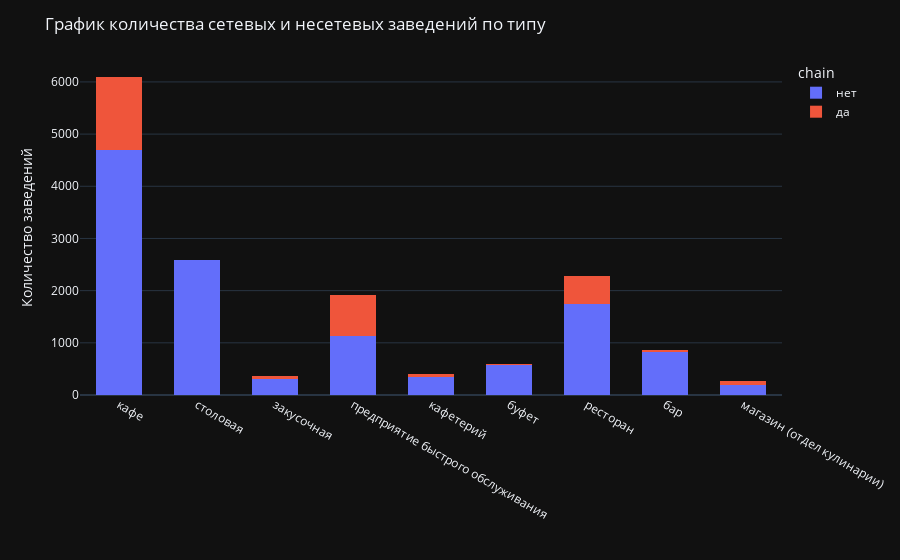

The cell this chart's notebook holds for it:
### Code cell
total_rest_graph_obj_type = px.histogram(data, x='object_type', color='chain')

total_rest_graph_obj_type.update_layout(
    title_text='График количества сетевых и несетевых заведений по типу',
    xaxis_title_text='',
    yaxis_title_text='Количество заведений',
    bargroupgap=0,
    bargap=0.4,
    barmode='stack',
    template='plotly_dark'
)

total_rest_graph_obj_type.show()

### Figure 1 — Plotly figure (JSON) as saved in the notebook; plotly's stock layout.template omitted (floating-point values rounded to 4 significant figures; data arrays with more than 128 entries replaced by an {"elided": "..."} marker saying what was removed)
{"data": [{"alignmentgroup": "True", "bingroup": "x", "hovertemplate": "chain=нет<br>object_type=%{x}<br>count=%{y}<extra></extra>", "legendgroup": "нет", "marker": {"color": "#636efa", "pattern": {"shape": ""}}, "name": "нет", "offsetgroup": "нет", "orientation": "v", "showlegend": true, "type": "histogram", "x": {"elided": "12398 str values"}, "xaxis": "x", "yaxis": "y"}, {"alignmentgroup": "True", "bingroup": "x", "hovertemplate": "chain=да<br>object_type=%{x}<br>count=%{y}<extra></extra>", "legendgroup": "да", "marker": {"color": "#EF553B", "pattern": {"shape": ""}}, "name": "да", "offsetgroup": "да", "orientation": "v", "showlegend": true, "type": "histogram", "x": {"elided": "2968 str values"}, "xaxis": "x", "yaxis": "y"}], "layout": {"bargap": 0.4, "bargroupgap": 0, "barmode": "stack", "legend": {"title": {"text": "chain"}, "tracegroupgap": 0}, "margin": {"t": 60}, "title": {"text": "График количества сетевых и несетевых заведений по типу"}, "xaxis": {"anchor": "y", "domain": [0, 1], "title": {"text": ""}}, "yaxis": {"anchor": "x", "domain": [0, 1], "title": {"text": "Количество заведений"}}}}
